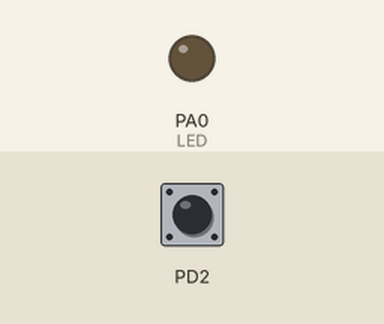
The program below on a simulated ATmega32, built with avr-gcc and emulated at 16 MHz (the files do not name the chip). Parts: output pins drawn as LEDs (lit = HIGH). The inputs (shaded band) are chosen by the test bench; at power-on: PD2 HIGH.

Above: at 1.2 s.
1.3 s: PD2 pulled LOW for 0.15 s
At 2.4 s:
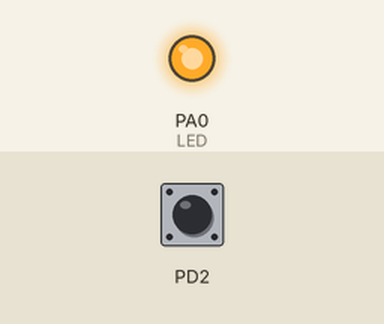
2.9 s: PD2 pulled LOW for 1 s
At 4.9 s:
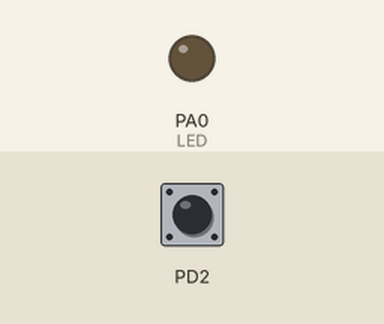
5.4 s: PD2 pulled LOW for 3.2 s
At 9.7 s:
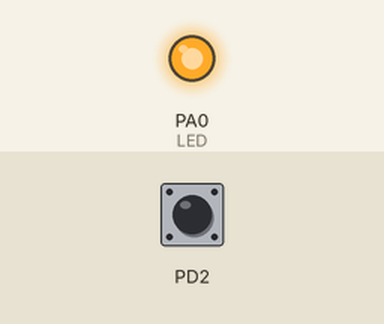
Timing chart, 0 to 11.2 s (numbered marks = the images above; inputs shaded):
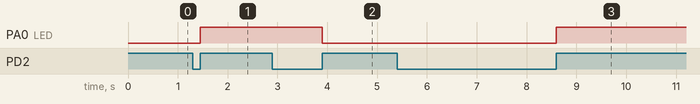

The program:

main.cpp
```cpp
#include "config.h"

int main(void) {

        DDRD &= ~(1 << PD2); //PD2 sbg. Input (INT0)
        PORTD |= (1 << PD2); //R-pullup ON
        DDRA |= (1 << PA0); //PA0 sbg. Out (LED)
        MCUCR |= (1 << ISC01) | (1 << ISC00); //INT0 aktif transisi naik
        GICR |= (1 << INT0); //Enable INT0
        sei();

        for (;;) {

        }
}

SIGNAL(INT0_vect) {
        PORTA ^= (1 << PA0);
}
```

config.h
```cpp
#include "avr/io.h"
#include "avr/interrupt.h"
#define F_CPU 16000000UL
#include "util/delay.h"
#include "string.h"
#include "stdlib.h"
#include "stdio.h"
#include "ctype.h"
#include "lcd.h"

#define vint volatile unsigned int

void getKey();
void set(vint* port_x, char val);
void display(void);
```

Source omitted: lcd.h (30097 bytes)

Measured:
- after the input at 1.3 s, PA0 (LED): LOW → HIGH after 0.15 s
- after the input at 2.9 s, PA0 (LED): HIGH → LOW after 1.0 s
- after the input at 5.4 s, PA0 (LED): LOW → HIGH after 3.2 s
